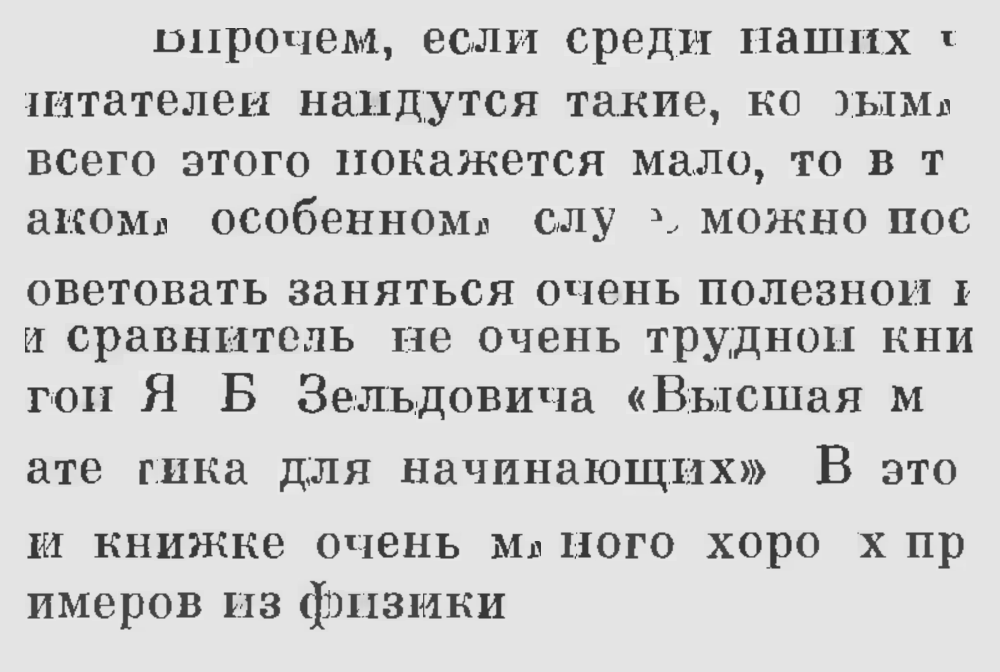
#> input picture testimages/output_reflowed.png, 2000 x 1344 px, found by its file name (shown at 1/2 size)
$ python check_reflowed_title.py
#> lines starting #> are read from the running program, lines starting #| are printed output that depends on the picture; after the words box and inside, x2 and y2 are one past the last pixel; in counts of white or black regions, pixels touching at a corner belong together
#!/usr/bin/env python3
"""
Check the actual reflowed output to count letters in the title
"""

import cv2
import numpy as np
import matplotlib.pyplot as plt

# Load reflowed output
img = cv2.imread('../output_reflowed.png')
#> img is the input picture: shape (1344, 2000, 3); min 56, max 235, mean 209.1
if img is None:
    print("No output_reflowed.png found!")
    exit(1)

# Look at first 400 pixels (title area)
title_area = img[:400, :, :]
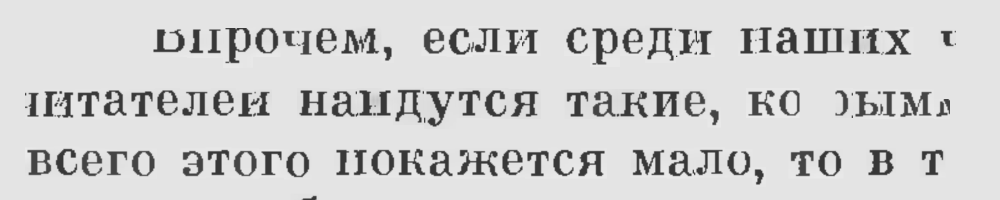
#> title_area: shape (400, 2000, 3) (shown at 1/2 size); min 56, max 235, mean 209.3

# Convert to grayscale and find components
gray = cv2.cvtColor(title_area, cv2.COLOR_BGR2GRAY)
_, binary = cv2.threshold(gray, 0, 255, cv2.THRESH_BINARY_INV + cv2.THRESH_OTSU)
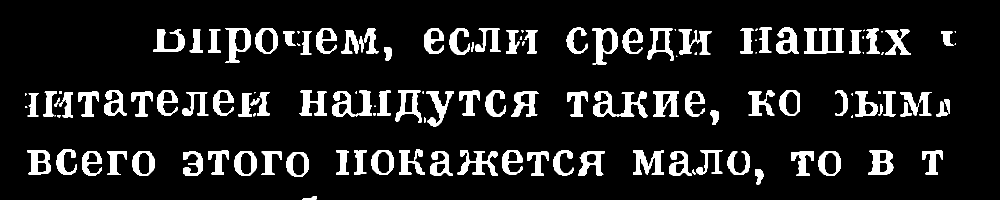
#> binary: shape (400, 2000) (shown at 1/2 size); 11.3% white; 139 white regions (25 under 20 px)

# Find all text components
contours, _ = cv2.findContours(binary, cv2.RETR_EXTERNAL, cv2.CHAIN_APPROX_SIMPLE)
#> contours = 139 contours, 35 with area under 20; largest, box (x1, y1, x2, y2) and area: (1185, 57, 1235, 129) 2214, (451, 56, 501, 126) 2161, (1737, 300, 1787, 350) 1842, (511, 56, 556, 107) 1810, (573, 304, 618, 354) 1798

# Filter and get bounding boxes
boxes = []
for contour in contours:
    x, y, w, h = cv2.boundingRect(contour)
    if w > 5 and h > 10:  # Filter noise
        boxes.append((x, y, w, h, w*h))
#> this loop made 139 passes
#> (x, y, w, h) on passes 1 to 12: (604, 392, 29, 8), (1510, 339, 17, 30), (1385, 339, 6, 11), (573, 304, 45, 50), (1455, 303, 45, 47), (523, 303, 40, 47), (214, 303, 40, 47), (1637, 302, 45, 50), (1582, 302, 45, 50), (1338, 302, 45, 50), (1157, 302, 52, 50), (1055, 302, 42, 50)
#> after the loop, boxes = 100 items, first 6: (1510, 339, 17, 30, 510), (1385, 339, 6, 11, 66), (573, 304, 45, 50, 2250), (1455, 303, 45, 47, 2115), (523, 303, 40, 47, 1880), (214, 303, 40, 47, 1880)

# Sort by position
boxes.sort(key=lambda b: (b[1], b[0]))

print(f"Found {len(boxes)} text components in title area (first 400px)")
#| Found 100 text components in title area (first 400px)

# Group into lines
lines = []
current_line = []
for box in boxes:
    x, y, w, h, area = box
    if not current_line or abs(y - current_line[0][1]) < 30:
        current_line.append(box)
    else:
        if current_line:
            lines.append(current_line)
        current_line = [box]
#> this loop made 100 passes
#> (x, y, w, h, area) on passes 1 to 12: (1133, 55, 42, 52, 2184), (1518, 55, 25, 50, 1250), (1553, 55, 45, 52, 2340), (451, 56, 50, 70, 3500), (511, 56, 45, 51, 2295), (1295, 56, 52, 65, 3380), (633, 57, 40, 50, 2000), (728, 57, 30, 50, 1500), (848, 57, 40, 50, 2000), (898, 57, 42, 52, 2184), (950, 57, 52, 47, 2444), (1185, 57, 50, 72, 3600)
if current_line:
    lines.append(current_line)

print(f"\nGrouped into {len(lines)} lines")
#| Grouped into 6 lines

# Analyze first line (likely the title)
if lines:
    first_line = lines[0]
    print(f"\nFirst line (title): {len(first_line)} components")
#| First line (title): 32 components

    # Check for narrow components (likely over-split)
    widths = [w for x, y, w, h, area in first_line]
    median_width = np.median(widths)
    narrow_threshold = median_width * 0.4

    narrow_count = sum(1 for w in widths if w < narrow_threshold)

    print(f"  Width stats: min={min(widths)}, max={max(widths)}, median={median_width:.1f}")
#|   Width stats: min=6, max=80, median=31.0
    print(f"  Narrow components (< 40% median): {narrow_count}")
#|   Narrow components (< 40% median): 3

    if len(first_line) > 12:
        print(f"\n⚠️  SEVERE OVER-SPLITTING! {len(first_line)} components in first line")
#| ⚠️  SEVERE OVER-SPLITTING! 32 components in first line
        print(f"  Expected ~8-10 for 'Epilogue' + potential extra letters")

    # Show details
    print(f"\nFirst line component details:")
    for i, (x, y, w, h, area) in enumerate(first_line[:20]):  # Show first 20
        status = "NARROW" if w < narrow_threshold else "OK"
        print(f"  {i:2d}: x={x:4d}, y={y:3d}, w={w:3d}, h={h:3d}, area={area:5d}  {status}")
#> this loop made 20 passes
#|    0: x=1133, y= 55, w= 42, h= 52, area= 2184  OK
#|    1: x=1518, y= 55, w= 25, h= 50, area= 1250  OK
#|    2: x=1553, y= 55, w= 45, h= 52, area= 2340  OK
#|    3: x= 451, y= 56, w= 50, h= 70, area= 3500  OK
#|    4: x= 511, y= 56, w= 45, h= 51, area= 2295  OK
#|    5: x=1295, y= 56, w= 52, h= 65, area= 3380  OK
#|    6: x= 633, y= 57, w= 40, h= 50, area= 2000  OK
#|    7: x= 728, y= 57, w= 30, h= 50, area= 1500  OK
#> (further printed lines are left out)

    if len(first_line) > 20:
        print(f"  ... and {len(first_line) - 20} more")
#> (printed output is left out)

    # Visualize
    fig, axes = plt.subplots(2, 1, figsize=(18, 10))

    # Title area with boxes
    vis = title_area.copy()
    for i, (x, y, w, h, area) in enumerate(first_line):
        color = (0, 255, 0) if w >= narrow_threshold else (0, 0, 255)
        cv2.rectangle(vis, (x, y), (x+w, y+h), color, 2)
        cv2.putText(vis, str(i), (x+2, y+12), cv2.FONT_HERSHEY_SIMPLEX, 0.4, color, 1)
#> this loop made 32 passes
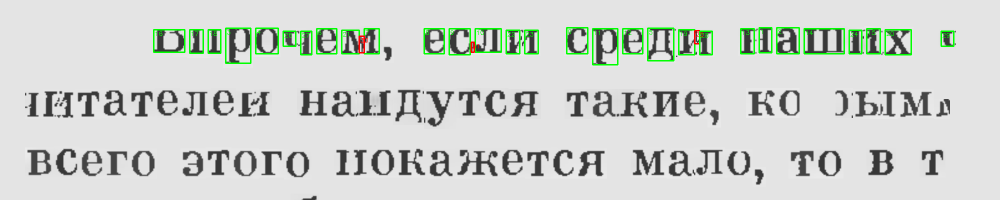
#> vis: shape (400, 2000, 3) (shown at 1/2 size); 2.04% of pixels changed, all inside (x1, y1, x2, y2) = (306, 54, 1909, 131)

    axes[0].imshow(cv2.cvtColor(vis, cv2.COLOR_BGR2RGB))
    axes[0].set_title(f'Title Line: {len(first_line)} components (Green=OK, Red=too narrow)')
    axes[0].axis('off')

    # Width distribution
    axes[1].bar(range(len(first_line)), widths,
               color=['green' if w >= narrow_threshold else 'red' for w in widths])
    axes[1].axhline(y=median_width, color='blue', linestyle='--', linewidth=2, label=f'Median: {median_width:.1f}')
    axes[1].axhline(y=narrow_threshold, color='red', linestyle='--', linewidth=1, label=f'Narrow threshold: {narrow_threshold:.1f}')
    axes[1].set_xlabel('Component index')
    axes[1].set_ylabel('Width (pixels)')
    axes[1].set_title(f'Component Widths - {narrow_count} narrow components suggest over-splitting')
    axes[1].legend()
    axes[1].grid(True, alpha=0.3)

    plt.tight_layout()
    plt.savefig('notebooks/reflowed_title_analysis.png', dpi=150, bbox_inches='tight')
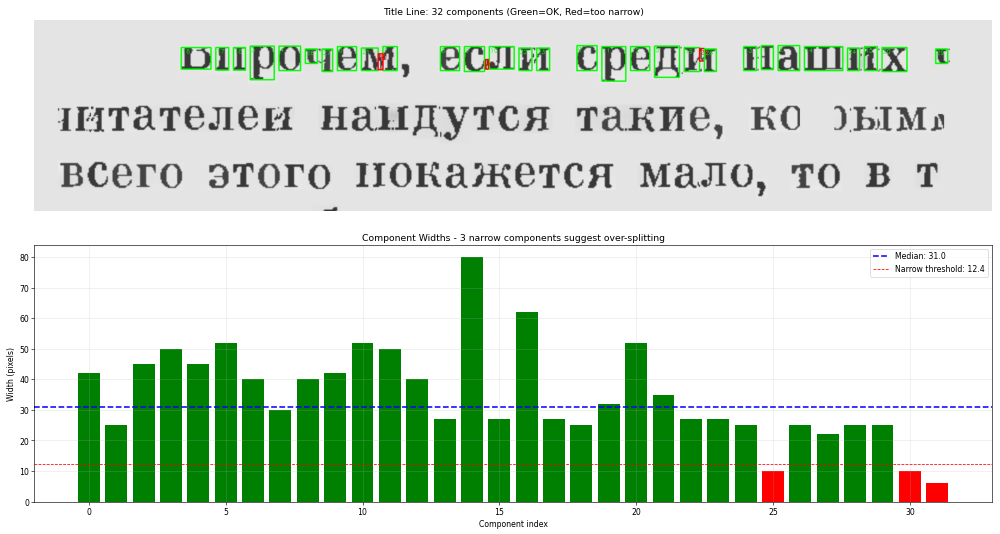
#> figure drawn by matplotlib, 2 panels; panel 2: tallest bar 80 high, from x = 13.6 to 14.4
    print(f"\n✓ Saved to notebooks/reflowed_title_analysis.png")
    plt.close()
